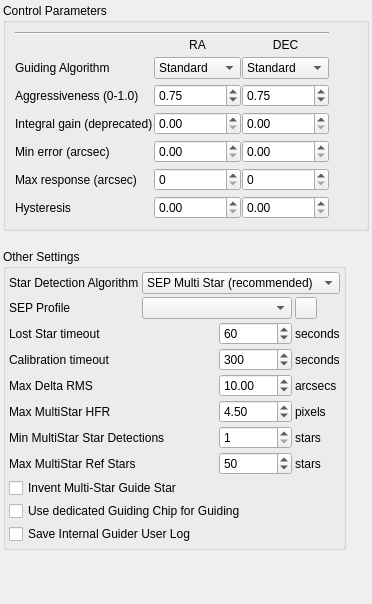
<?xml version="1.0" encoding="UTF-8"?>
<ui version="4.0">
 <class>OpsGuide</class>
 <widget class="QWidget" name="OpsGuide">
  <property name="geometry">
   <rect>
    <x>0</x>
    <y>0</y>
    <width>372</width>
    <height>604</height>
   </rect>
  </property>
  <layout class="QVBoxLayout" name="verticalLayout_2">
   <property name="spacing">
    <number>3</number>
   </property>
   <property name="leftMargin">
    <number>3</number>
   </property>
   <property name="topMargin">
    <number>3</number>
   </property>
   <property name="rightMargin">
    <number>3</number>
   </property>
   <property name="bottomMargin">
    <number>3</number>
   </property>
   <item>
    <widget class="QGroupBox" name="controlGroup">
     <property name="title">
      <string>Control Parameters</string>
     </property>
     <layout class="QHBoxLayout" name="horizontalLayout_1">
      <item>
       <layout class="QVBoxLayout" name="verticalLayout_3">
        <property name="spacing">
         <number>3</number>
        </property>
        <property name="leftMargin">
         <number>0</number>
        </property>
        <property name="topMargin">
         <number>0</number>
        </property>
        <property name="rightMargin">
         <number>0</number>
        </property>
        <property name="bottomMargin">
         <number>0</number>
        </property>
        <item>
         <widget class="Line" name="line">
          <property name="orientation">
           <enum>Qt::Horizontal</enum>
          </property>
         </widget>
        </item>
        <item>
         <layout class="QGridLayout" name="gridLayout_3" columnstretch="1,0,0">
          <property name="horizontalSpacing">
           <number>1</number>
          </property>
          <property name="verticalSpacing">
           <number>5</number>
          </property>
          <item row="1" column="0">
           <widget class="QLabel" name="AlgLabel">
            <property name="toolTip">
             <string>The algorithm that computes the guide correction pulses.</string>
            </property>
            <property name="text">
             <string>Guiding Algorithm</string>
            </property>
            <property name="toolTip">
             <string>&lt;html&gt;&lt;head/&gt;&lt;body&gt;&lt;p&gt;Select the guide pulse algorithms for RA and DEC.&lt;/p&gt;&lt;ul style=&quot;margin-top: 0px; margin-bottom: 0px; margin-left: 0px; margin-right: 0px; -qt-list-indent: 1;&quot;&gt;&lt;li style=&quot; margin-top:12px; margin-bottom:0px; margin-left:0px; margin-right:0px; -qt-block-indent:0; text-indent:0px;&quot;&gt;&lt;span style=&quot; font-weight:600;&quot;&gt;Standard&lt;/span&gt;: The traditional proportional guide algorithm. It computes a pulse to correct the computed guide drift. The aggressiveness parameter decides what proportion of the error is corrected. Errors smaller than MinError won't be corrected. Max response limits the largest correction. The hysteresis parameter is not used.&lt;/li&gt;&lt;li style=&quot; margin-top:0px; margin-bottom:0px; margin-left:0px; margin-right:0px; -qt-block-indent:0; text-indent:0px;&quot;&gt;&lt;span style=&quot; font-weight:600;&quot;&gt;Hysteresis&lt;/span&gt;: Hysteresis is like the standard algorithm but weights in the previous correction according to the hysteresis parameter. Integral gain does not apply.&lt;/li&gt;&lt;li style=&quot; margin-top:0px; margin-bottom:0px; margin-left:0px; margin-right:0px; -qt-block-indent:0; text-indent:0px;&quot;&gt;&lt;span style=&quot; font-weight:600;&quot;&gt;Linear&lt;/span&gt;: This is similar to the PHD2 Lowpass2 algorithm. It computes the error pulses based on a short history of recent errors. This may be applicable to very stable mounts. Hysteresis and Integral gain do not apply.&lt;/li&gt;&lt;li style=&quot; margin-top:0px; margin-bottom:12px; margin-left:0px; margin-right:0px; -qt-block-indent:0; text-indent:0px;&quot;&gt;&lt;span style=&quot; font-weight:600;&quot;&gt;GPG&lt;/span&gt;: (RA Only) The GPG algorithm tries to predict periodic error and linear drifts. It uses the aggressiveness, min and max parameters here, and more parameters on the separate GPG tab. Hysteresis and Integral gain do not apply.&lt;/li&gt;&lt;/ul&gt;&lt;/body&gt;&lt;/html&gt;</string>
            </property>
           </widget>
          </item>
          <item row="1" column="1">
           <widget class="QComboBox" name="kcfg_RAGuidePulseAlgorithm">
             <property name="toolTip">
             <string>&lt;html&gt;&lt;head/&gt;&lt;body&gt;&lt;p&gt;Select the guide pulse algorithms for RA.&lt;/p&gt;&lt;ul style=&quot;margin-top: 0px; margin-bottom: 0px; margin-left: 0px; margin-right: 0px; -qt-list-indent: 1;&quot;&gt;&lt;li style=&quot; margin-top:12px; margin-bottom:0px; margin-left:0px; margin-right:0px; -qt-block-indent:0; text-indent:0px;&quot;&gt;&lt;span style=&quot; font-weight:600;&quot;&gt;Standard&lt;/span&gt;: The traditional proportional guide algorithm. It computes a pulse to correct the computed guide drift. The aggressiveness parameter decides what proportion of the error is corrected. Errors smaller than MinError won't be corrected. Max response limits the largest correction. The hysteresis parameter is not used.&lt;/li&gt;&lt;li style=&quot; margin-top:0px; margin-bottom:0px; margin-left:0px; margin-right:0px; -qt-block-indent:0; text-indent:0px;&quot;&gt;&lt;span style=&quot; font-weight:600;&quot;&gt;Hysteresis&lt;/span&gt;: Hysteresis is like the standard algorithm but weights in the previous correction according to the hysteresis parameter. Integral gain does not apply.&lt;/li&gt;&lt;li style=&quot; margin-top:0px; margin-bottom:0px; margin-left:0px; margin-right:0px; -qt-block-indent:0; text-indent:0px;&quot;&gt;&lt;span style=&quot; font-weight:600;&quot;&gt;Linear&lt;/span&gt;: This is similar to the PHD2 Lowpass2 algorithm. It computes the error pulses based on a short history of recent errors. This may be applicable to very stable mounts. Hysteresis and Integral gain do not apply.&lt;/li&gt;&lt;li style=&quot; margin-top:0px; margin-bottom:12px; margin-left:0px; margin-right:0px; -qt-block-indent:0; text-indent:0px;&quot;&gt;&lt;span style=&quot; font-weight:600;&quot;&gt;GPG&lt;/span&gt;: The GPG algorithm tries to predict periodic error and linear drifts. It uses the aggressiveness, min and max parameters here, and more parameters on the separate GPG tab. Hysteresis and Integral gain do not apply.&lt;/li&gt;&lt;/ul&gt;&lt;/body&gt;&lt;/html&gt;</string>
            </property>
            <property name="sizePolicy">
             <sizepolicy hsizetype="Preferred" vsizetype="Fixed">
              <horstretch>0</horstretch>
              <verstretch>0</verstretch>
             </sizepolicy>
            </property>
            <property name="currentIndex">
             <number>0</number>
            </property>
            <item>
             <property name="text">
              <string>Standard</string>
             </property>
            </item>
            <item>
             <property name="text">
              <string>Hysteresis</string>
             </property>
            </item>
            <item>
             <property name="text">
              <string>Linear</string>
             </property>
            </item>
            <item>
             <property name="text">
              <string>GPG</string>
             </property>
            </item>
           </widget>
          </item>
          <item row="1" column="2">
            <widget class="QComboBox" name="kcfg_DECGuidePulseAlgorithm">
            <property name="toolTip">
             <string>&lt;html&gt;&lt;head/&gt;&lt;body&gt;&lt;p&gt;Select the guide pulse algorithms for DEC.&lt;/p&gt;&lt;ul style=&quot;margin-top: 0px; margin-bottom: 0px; margin-left: 0px; margin-right: 0px; -qt-list-indent: 1;&quot;&gt;&lt;li style=&quot; margin-top:12px; margin-bottom:0px; margin-left:0px; margin-right:0px; -qt-block-indent:0; text-indent:0px;&quot;&gt;&lt;span style=&quot; font-weight:600;&quot;&gt;Standard&lt;/span&gt;: The traditional proportional guide algorithm. It computes a pulse to correct the computed guide drift. The aggressiveness parameter decides what proportion of the error is corrected. Errors smaller than MinError won't be corrected. Max response limits the largest correction. The hysteresis parameter is not used.&lt;/li&gt;&lt;li style=&quot; margin-top:0px; margin-bottom:0px; margin-left:0px; margin-right:0px; -qt-block-indent:0; text-indent:0px;&quot;&gt;&lt;span style=&quot; font-weight:600;&quot;&gt;Hysteresis&lt;/span&gt;: Hysteresis is like the standard algorithm but weights in the previous correction according to the hysteresis parameter. Integral gain does not apply.&lt;/li&gt;&lt;li style=&quot; margin-top:0px; margin-bottom:0px; margin-left:0px; margin-right:0px; -qt-block-indent:0; text-indent:0px;&quot;&gt;&lt;span style=&quot; font-weight:600;&quot;&gt;Linear&lt;/span&gt;: This is similar to the PHD2 Lowpass2 algorithm. It computes the error pulses based on a short history of recent errors. This may be applicable to very stable mounts. Hysteresis and Integral gain do not apply.&lt;/li&gt;&lt;/ul&gt;&lt;/body&gt;&lt;/html&gt;</string>
            </property>
            <property name="sizePolicy">
             <sizepolicy hsizetype="Preferred" vsizetype="Fixed">
              <horstretch>0</horstretch>
              <verstretch>0</verstretch>
             </sizepolicy>
            </property>
            <property name="currentIndex">
             <number>0</number>
            </property>
            <item>
             <property name="text">
              <string>Standard</string>
             </property>
            </item>
            <item>
             <property name="text">
              <string>Hysteresis</string>
             </property>
            </item>
            <item>
             <property name="text">
              <string>Linear</string>
             </property>
            </item>
           </widget>
          </item>
          <item row="3" column="0">
           <widget class="QLabel" name="l_12">
            <property name="toolTip">
             <string>&lt;html&gt;&lt;head/&gt;&lt;body&gt;&lt;p&gt;This adds a correction term based on the average of the past 50 guide deviations. For example, if the deviation is consistently negative, this will attempt to compensate. Best to start with 0.0 (no effect) and only use this if necessary. (Only applies to the standard algorithm.)&lt;/p&gt;&lt;/body&gt;&lt;/html&gt;</string>
            </property>
            <property name="text">
             <string>Integral gain (deprecated)</string>
            </property>
           </widget>
          </item>
          <item row="2" column="1">
           <widget class="QDoubleSpinBox" name="kcfg_RAProportionalGain">
            <property name="decimals">
             <number>2</number>
            </property>
            <property name="maximum">
             <double>1.000000000000000</double>
            </property>
            <property name="singleStep">
             <double>0.050000000000000</double>
            </property>
            <property name="value">
             <double>0.750000000000000</double>
            </property>
           </widget>
          </item>
          <item row="2" column="0">
           <widget class="QLabel" name="l_11">
            <property name="toolTip">
             <string>&lt;html&gt;&lt;head/&gt;&lt;body&gt;&lt;p&gt;How aggressively the guider attempts to correct the guide deviations. 1.0 would attempt to fully correct the error. It's best to use an aggressiveness less than 1.0 to avoid oscillations.&lt;/p&gt;&lt;/body&gt;&lt;/html&gt;</string>
            </property>
            <property name="text">
             <string>Aggressiveness (0-1.0)</string>
            </property>
            <property name="margin">
             <number>0</number>
            </property>
            <property name="indent">
             <number>0</number>
            </property>
           </widget>
          </item>
          <item row="2" column="2">
           <widget class="QDoubleSpinBox" name="kcfg_DECProportionalGain">
            <property name="decimals">
             <number>2</number>
            </property>
            <property name="maximum">
             <double>1.000000000000000</double>
            </property>
            <property name="singleStep">
             <double>0.050000000000000</double>
            </property>
            <property name="value">
             <double>0.750000000000000</double>
            </property>
           </widget>
          </item>
          <item row="0" column="2">
           <widget class="QLabel" name="l_02">
            <property name="text">
             <string>DEC</string>
            </property>
            <property name="alignment">
             <set>Qt::AlignCenter</set>
            </property>
           </widget>
          </item>
          <item row="0" column="1">
           <widget class="QLabel" name="l_01">
            <property name="text">
             <string>RA</string>
            </property>
            <property name="alignment">
             <set>Qt::AlignCenter</set>
            </property>
           </widget>
          </item>
          <item row="5" column="0">
           <widget class="QLabel" name="l_14">
            <property name="toolTip">
             <string>&lt;html&gt;&lt;head/&gt;&lt;body&gt;&lt;p&gt;Maximum guide pulse that is generated by the guider and sent to the mount in arc-second units. That is, the guider will not attempt to move the mount more than this many arc-seconds at any given time.&lt;/p&gt;&lt;/body&gt;&lt;/html&gt;</string>
            </property>
            <property name="text">
             <string>Max response (arcsec)</string>
            </property>
            <property name="rightMargin" stdset="0">
             <number>5</number>
            </property>
           </widget>
          </item>
          <item row="4" column="1">
           <widget class="QDoubleSpinBox" name="kcfg_RAMinimumPulseArcSec">
            <property name="decimals">
             <number>2</number>
            </property>
            <property name="maximum">
             <double>1000.000000000000000</double>
            </property>
            <property name="singleStep">
             <double>0.100000000000000</double>
            </property>
           </widget>
          </item>
          <item row="3" column="1">
           <widget class="QDoubleSpinBox" name="kcfg_RAIntegralGain">
            <property name="toolTip">
             <string>&lt;html&gt;&lt;head/&gt;&lt;body&gt;&lt;p&gt;This adds a correction term based on the average of the past 50 guide deviations. For example, if the deviation is consistently negative, this will attempt to compensate. Best to start with 0.0 (no effect) and only use this if necessary. (Only applies to the standard algorithm.)&lt;/p&gt;&lt;/body&gt;&lt;/html&gt;</string>
            </property>
            <property name="decimals">
             <number>2</number>
            </property>
            <property name="maximum">
             <double>1.000000000000000</double>
            </property>
            <property name="singleStep">
             <double>0.050000000000000</double>
            </property>
           </widget>
          </item>
          <item row="4" column="0">
           <widget class="QLabel" name="l_15">
            <property name="toolTip">
             <string>&lt;html&gt;&lt;head/&gt;&lt;body&gt;&lt;p&gt;Minimum guide deviation, in arc-seconds, for which a guide pulse would be sent to the mount. If the guide error is less than this value, then no pulse is sent to the mount.&lt;/p&gt;&lt;/body&gt;&lt;/html&gt;</string>
            </property>
            <property name="text">
             <string>Min error (arcsec)</string>
            </property>
            <property name="rightMargin" stdset="0">
             <number>5</number>
            </property>
           </widget>
          </item>
          <item row="3" column="2">
           <widget class="QDoubleSpinBox" name="kcfg_DECIntegralGain">
            <property name="toolTip">
             <string>&lt;html&gt;&lt;head/&gt;&lt;body&gt;&lt;p&gt;This adds a correction term based on the average of the past 50 guide deviations. For example, if the deviation is consistently negative, this will attempt to compensate. Best to start with 0.0 (no effect) and only use this if necessary. (Only applies to the standard algorithm.)&lt;/p&gt;&lt;/body&gt;&lt;/html&gt;</string>
            </property>
            <property name="decimals">
             <number>2</number>
            </property>
            <property name="maximum">
             <double>1.000000000000000</double>
            </property>
            <property name="singleStep">
             <double>0.050000000000000</double>
            </property>
           </widget>
          </item>
          <item row="5" column="2">
           <widget class="QSpinBox" name="kcfg_DECMaximumPulseArcSec">
            <property name="maximum">
             <number>3600</number>
            </property>
            <property name="singleStep">
             <number>10</number>
            </property>
           </widget>
          </item>
          <item row="5" column="1">
           <widget class="QSpinBox" name="kcfg_RAMaximumPulseArcSec">
            <property name="maximum">
             <number>3600</number>
            </property>
            <property name="singleStep">
             <number>10</number>
            </property>
           </widget>
          </item>
          <item row="4" column="2">
           <widget class="QDoubleSpinBox" name="kcfg_DECMinimumPulseArcSec">
            <property name="decimals">
             <number>2</number>
            </property>
            <property name="maximum">
             <double>1000.000000000000000</double>
            </property>
            <property name="singleStep">
             <double>0.100000000000000</double>
            </property>
           </widget>
          </item>
          <item row="6" column="0">
           <widget class="QLabel" name="HysteresisGuiderLabel">
            <property name="text">
             <string>Hysteresis</string>
            </property>
            <property name="toolTip">
             <string>&lt;html&gt;&lt;head/&gt;&lt;body&gt;&lt;p&gt;Sets the hysteresis parameter (only applies to the hysteresis algorithm).&lt;/p&gt;&lt;/body&gt;&lt;/html&gt;</string>
            </property>
           </widget>
          </item>
          <item row="6" column="1">
           <widget class="QDoubleSpinBox" name="kcfg_RAHysteresis">
            <property name="decimals">
             <number>2</number>
            </property>
            <property name="maximum">
             <double>0.9</double>
            </property>
            <property name="singleStep">
             <double>0.1</double>
            </property>
            <property name="minimum">
             <double>0.0</double>
            </property>
            <property name="value">
             <double>0.0</double>
            </property>
            <property name="toolTip">
             <string>&lt;html&gt;&lt;head/&gt;&lt;body&gt;&lt;p&gt;Sets the RA hysteresis parameter (only applies to the hysteresis algorithm).&lt;/p&gt;&lt;/body&gt;&lt;/html&gt;</string>
            </property>
           </widget>
          </item>
          <item row="6" column="2">
           <widget class="QDoubleSpinBox" name="kcfg_DECHysteresis">
            <property name="decimals">
             <number>2</number>
            </property>
            <property name="maximum">
             <double>0.9</double>
            </property>
            <property name="singleStep">
             <double>0.1</double>
            </property>
            <property name="minimum">
             <double>0.0</double>
            </property>
            <property name="value">
             <double>0.0</double>
            </property>
            <property name="toolTip">
             <string>&lt;html&gt;&lt;head/&gt;&lt;body&gt;&lt;p&gt;Sets the DEC hysteresis parameter (only applies to the hysteresis algorithm).&lt;/p&gt;&lt;/body&gt;&lt;/html&gt;</string>
            </property>
           </widget>
          </item>
         </layout>
        </item>
       </layout>
      </item>
      <item>
       <spacer name="hSpacer">
        <property name="orientation">
         <enum>Qt::Horizontal</enum>
        </property>
        <property name="sizeType">
         <enum>QSizePolicy::Expanding</enum>
        </property>
        <property name="sizeHint" stdset="0">
         <size>
          <width>0</width>
          <height>0</height>
         </size>
        </property>
       </spacer>
      </item>
     </layout>
    </widget>
   </item>
   <item>
    <spacer name="verticalSpacer_2">
     <property name="orientation">
      <enum>Qt::Vertical</enum>
     </property>
     <property name="sizeType">
      <enum>QSizePolicy::Fixed</enum>
     </property>
     <property name="sizeHint" stdset="0">
      <size>
       <width>20</width>
       <height>15</height>
      </size>
     </property>
    </spacer>
   </item>
   <item>
    <layout class="QHBoxLayout" name="horizontalLayout_2">
     <item>
      <widget class="QGroupBox" name="groupBox">
       <property name="title">
        <string>Other Settings</string>
       </property>
       <layout class="QGridLayout" name="gridLayout_2">
        <property name="leftMargin">
         <number>3</number>
        </property>
        <property name="topMargin">
         <number>3</number>
        </property>
        <property name="rightMargin">
         <number>3</number>
        </property>
        <property name="bottomMargin">
         <number>3</number>
        </property>
        <property name="spacing">
         <number>3</number>
        </property>
        <item row="4" column="3">
         <widget class="QLabel" name="label_17">
          <property name="text">
           <string>seconds</string>
          </property>
         </widget>
        </item>
        <item row="5" column="2">
         <widget class="QDoubleSpinBox" name="kcfg_GuideMaxDeltaRMS">
          <property name="minimum">
           <double>0.500000000000000</double>
          </property>
          <property name="maximum">
           <double>30.000000000000000</double>
          </property>
          <property name="value">
           <double>10.000000000000000</double>
          </property>
         </widget>
        </item>
        <item row="2" column="0" colspan="2">
         <widget class="QLabel" name="label_11">
          <property name="toolTip">
           <string>&lt;html&gt;&lt;head/&gt;&lt;body&gt;&lt;p&gt;If star tracking is lost due to passing clouds or other reasons, wait this many seconds before giving up.&lt;/p&gt;&lt;/body&gt;&lt;/html&gt;</string>
          </property>
          <property name="text">
           <string>Lost Star timeout</string>
          </property>
         </widget>
        </item>
        <item row="5" column="0" colspan="2">
         <widget class="QLabel" name="label_13">
          <property name="toolTip">
           <string>Maximum delta RMS permitted before stopping guide process and searching for new guide stars.</string>
          </property>
          <property name="text">
           <string>Max Delta RMS</string>
          </property>
         </widget>
        </item>
        <item row="8" column="0" colspan="2">
         <widget class="QLabel" name="label_24">
          <property name="toolTip">
           <string>Maximum number of reference stars used by SEP MultiStar.</string>
          </property>
          <property name="text">
           <string>Max MultiStar Ref Stars</string>
          </property>
         </widget>
        </item>
        <item row="1" column="0">
         <widget class="QLabel" name="l_20">
          <property name="toolTip">
           <string>The StellarSolver profile to use when detecting stars--used with the SEP MultiStar and SEP algorithms.</string>
          </property>
          <property name="text">
           <string>SEP Profile</string>
          </property>
         </widget>
        </item>
        <item row="6" column="2">
         <widget class="QDoubleSpinBox" name="kcfg_GuideMaxHFR">
          <property name="toolTip">
           <string>Maximum HFR allowed for SEP MultiStar guide star.</string>
          </property>
          <property name="minimum">
           <double>0.500000000000000</double>
          </property>
          <property name="maximum">
           <double>20.000000000000000</double>
          </property>
          <property name="value">
           <double>4.500000000000000</double>
          </property>
         </widget>
        </item>
        <item row="6" column="0" colspan="2">
         <widget class="QLabel" name="label_20">
          <property name="toolTip">
           <string>Maximum HFR allowed for SEP MultiStar guide star.</string>
          </property>
          <property name="text">
           <string>Max MultiStar HFR</string>
          </property>
         </widget>
        </item>
        <item row="2" column="2">
         <widget class="QSpinBox" name="kcfg_GuideLostStarTimeout">
          <property name="maximum">
           <number>3600</number>
          </property>
          <property name="singleStep">
           <number>10</number>
          </property>
          <property name="value">
           <number>60</number>
          </property>
         </widget>
        </item>
        <item row="2" column="3">
         <widget class="QLabel" name="label_12">
          <property name="text">
           <string>seconds</string>
          </property>
         </widget>
        </item>
        <item row="5" column="3">
         <widget class="QLabel" name="label_14">
          <property name="text">
           <string>arcsecs</string>
          </property>
         </widget>
        </item>
        <item row="9" column="0" colspan="4">
         <widget class="QCheckBox" name="kcfg_AlwaysInventGuideStar">
          <property name="enabled">
           <bool>true</bool>
          </property>
          <property name="toolTip">
           <string>&lt;html&gt;&lt;head/&gt;&lt;body&gt;&lt;p&gt;If checked we try to be more resilient to double stars by inventing a guide star position from the multi-star references.&lt;/p&gt;&lt;/body&gt;&lt;/html&gt;</string>
          </property>
          <property name="text">
           <string>Invent Multi-Star Guide Star</string>
          </property>
         </widget>
        </item>
        <item row="11" column="0" colspan="4">
         <widget class="QCheckBox" name="kcfg_SaveGuideLog">
          <property name="enabled">
           <bool>true</bool>
          </property>
          <property name="toolTip">
           <string>&lt;html&gt;&lt;head/&gt;&lt;body&gt;&lt;p&gt;If checked and the internal guider is run, a log file is saved in the default logging directory. This is not a debug log, it is meant for user's to improve logging and can be viewed with phd2logview.&lt;/p&gt;&lt;/body&gt;&lt;/html&gt;</string>
          </property>
          <property name="text">
           <string>Save Internal Guider User Log</string>
          </property>
         </widget>
        </item>
        <item row="7" column="3">
         <widget class="QLabel" name="label_23">
          <property name="text">
           <string>stars</string>
          </property>
         </widget>
        </item>
        <item row="0" column="1" colspan="3">
         <widget class="QComboBox" name="kcfg_GuideAlgorithm">
          <property name="sizePolicy">
           <sizepolicy hsizetype="Preferred" vsizetype="Fixed">
            <horstretch>0</horstretch>
            <verstretch>0</verstretch>
           </sizepolicy>
          </property>
          <property name="currentIndex">
           <number>5</number>
          </property>
          <item>
           <property name="text">
            <string>Smart</string>
           </property>
          </item>
          <item>
           <property name="text">
            <string>SEP</string>
           </property>
          </item>
          <item>
           <property name="text">
            <string>Fast</string>
           </property>
          </item>
          <item>
           <property name="text">
            <string>Auto Threshold</string>
           </property>
          </item>
          <item>
           <property name="text">
            <string>No Threshold</string>
           </property>
          </item>
          <item>
           <property name="text">
            <string>SEP Multi Star (recommended)</string>
           </property>
          </item>
          <item>
           <property name="text">
            <string>DONUTS</string>
           </property>
          </item>
         </widget>
        </item>
        <item row="0" column="0">
         <widget class="QLabel" name="l_19">
          <property name="toolTip">
           <string>The algorithm that tracks guide stars and determines the guide deviation.</string>
          </property>
          <property name="text">
           <string>Star Detection Algorithm</string>
          </property>
         </widget>
        </item>
        <item row="1" column="1" colspan="2">
         <widget class="QComboBox" name="kcfg_GuideOptionsProfile">
          <property name="sizePolicy">
           <sizepolicy hsizetype="Preferred" vsizetype="Fixed">
            <horstretch>0</horstretch>
            <verstretch>0</verstretch>
           </sizepolicy>
          </property>
         </widget>
        </item>
        <item row="6" column="3">
         <widget class="QLabel" name="label_21">
          <property name="text">
           <string>pixels</string>
          </property>
         </widget>
        </item>
        <item row="1" column="3">
         <widget class="QPushButton" name="editGuideProfile">
          <property name="maximumSize">
           <size>
            <width>22</width>
            <height>22</height>
           </size>
          </property>
          <property name="text">
           <string/>
          </property>
         </widget>
        </item>
        <item row="7" column="2">
         <widget class="QSpinBox" name="kcfg_MinDetectionsSEPMultistar">
          <property name="toolTip">
           <string>Minimum number of stars detected for SEP MultiStar to initialize.</string>
          </property>
          <property name="minimum">
           <number>1</number>
          </property>
          <property name="maximum">
           <number>20</number>
          </property>
          <property name="singleStep">
           <number>1</number>
          </property>
         </widget>
        </item>
        <item row="8" column="3">
         <widget class="QLabel" name="label_25">
          <property name="text">
           <string>stars</string>
          </property>
         </widget>
        </item>
        <item row="8" column="2">
         <widget class="QSpinBox" name="kcfg_MaxMultistarReferenceStars">
          <property name="toolTip">
           <string>Maximum number of reference stars used by SEP MultiStar.</string>
          </property>
          <property name="minimum">
           <number>1</number>
          </property>
          <property name="maximum">
           <number>100</number>
          </property>
          <property name="singleStep">
           <number>1</number>
          </property>
          <property name="value">
           <number>50</number>
          </property>
         </widget>
        </item>
        <item row="4" column="2">
         <widget class="QSpinBox" name="kcfg_GuideCalibrationTimeout">
          <property name="maximum">
           <number>3600</number>
          </property>
          <property name="value">
           <number>300</number>
          </property>
         </widget>
        </item>
        <item row="7" column="0" colspan="2">
         <widget class="QLabel" name="label_22">
          <property name="toolTip">
           <string>Minimum number of stars detected for SEP MultiStar to initialize.</string>
          </property>
          <property name="text">
           <string>Min MultiStar Star Detections</string>
          </property>
         </widget>
        </item>
        <item row="4" column="0" colspan="2">
         <widget class="QLabel" name="label_16">
          <property name="sizePolicy">
           <sizepolicy hsizetype="Preferred" vsizetype="Preferred">
            <horstretch>0</horstretch>
            <verstretch>0</verstretch>
           </sizepolicy>
          </property>
          <property name="toolTip">
           <string>&lt;html&gt;&lt;head/&gt;&lt;body&gt;&lt;p&gt;[PHD2] If calibration takes more time than this many seconds, abort guiding.&lt;/p&gt;&lt;/body&gt;&lt;/html&gt;</string>
          </property>
          <property name="text">
           <string>Calibration timeout</string>
          </property>
         </widget>
        </item>
        <item row="10" column="0" colspan="4">
         <widget class="QCheckBox" name="kcfg_UseGuideHead">
          <property name="toolTip">
           <string>&lt;html&gt;&lt;head/&gt;&lt;body&gt;&lt;p&gt;If the camera used for guiding has a dedicated guiding chip, you can decide which of the camera chips should be used for guiding: the primary chip or the guiding chip.&lt;/p&gt;&lt;p&gt;For cameras that have only one chip, this option is ignored.&lt;/p&gt;&lt;/body&gt;&lt;/html&gt;</string>
          </property>
          <property name="text">
           <string>Use dedicated Guiding Chip for Guiding</string>
          </property>
         </widget>
        </item>
       </layout>
      </widget>
     </item>
     <item>
      <spacer name="hSpacer2">
       <property name="orientation">
        <enum>Qt::Horizontal</enum>
       </property>
       <property name="sizeType">
        <enum>QSizePolicy::Expanding</enum>
       </property>
       <property name="sizeHint" stdset="0">
        <size>
         <width>0</width>
         <height>0</height>
        </size>
       </property>
      </spacer>
     </item>
    </layout>
   </item>
   <item>
    <spacer name="verticalSpacer">
     <property name="orientation">
      <enum>Qt::Vertical</enum>
     </property>
     <property name="sizeHint" stdset="0">
      <size>
       <width>20</width>
       <height>40</height>
      </size>
     </property>
    </spacer>
   </item>
  </layout>
 </widget>
 <tabstops>
  <tabstop>kcfg_RAProportionalGain</tabstop>
  <tabstop>kcfg_DECProportionalGain</tabstop>
  <tabstop>kcfg_RAIntegralGain</tabstop>
  <tabstop>kcfg_DECIntegralGain</tabstop>
  <tabstop>kcfg_RAMinimumPulseArcSec</tabstop>
  <tabstop>kcfg_DECMinimumPulseArcSec</tabstop>
  <tabstop>kcfg_RAMaximumPulseArcSec</tabstop>
  <tabstop>kcfg_DECMaximumPulseArcSec</tabstop>
  <tabstop>kcfg_GuideAlgorithm</tabstop>
  <tabstop>kcfg_GuideOptionsProfile</tabstop>
  <tabstop>editGuideProfile</tabstop>
  <tabstop>kcfg_GuideLostStarTimeout</tabstop>
  <tabstop>kcfg_GuideCalibrationTimeout</tabstop>
  <tabstop>kcfg_GuideMaxDeltaRMS</tabstop>
  <tabstop>kcfg_GuideMaxHFR</tabstop>
  <tabstop>kcfg_SaveGuideLog</tabstop>
 </tabstops>
 <resources/>
 <connections/>
</ui>
